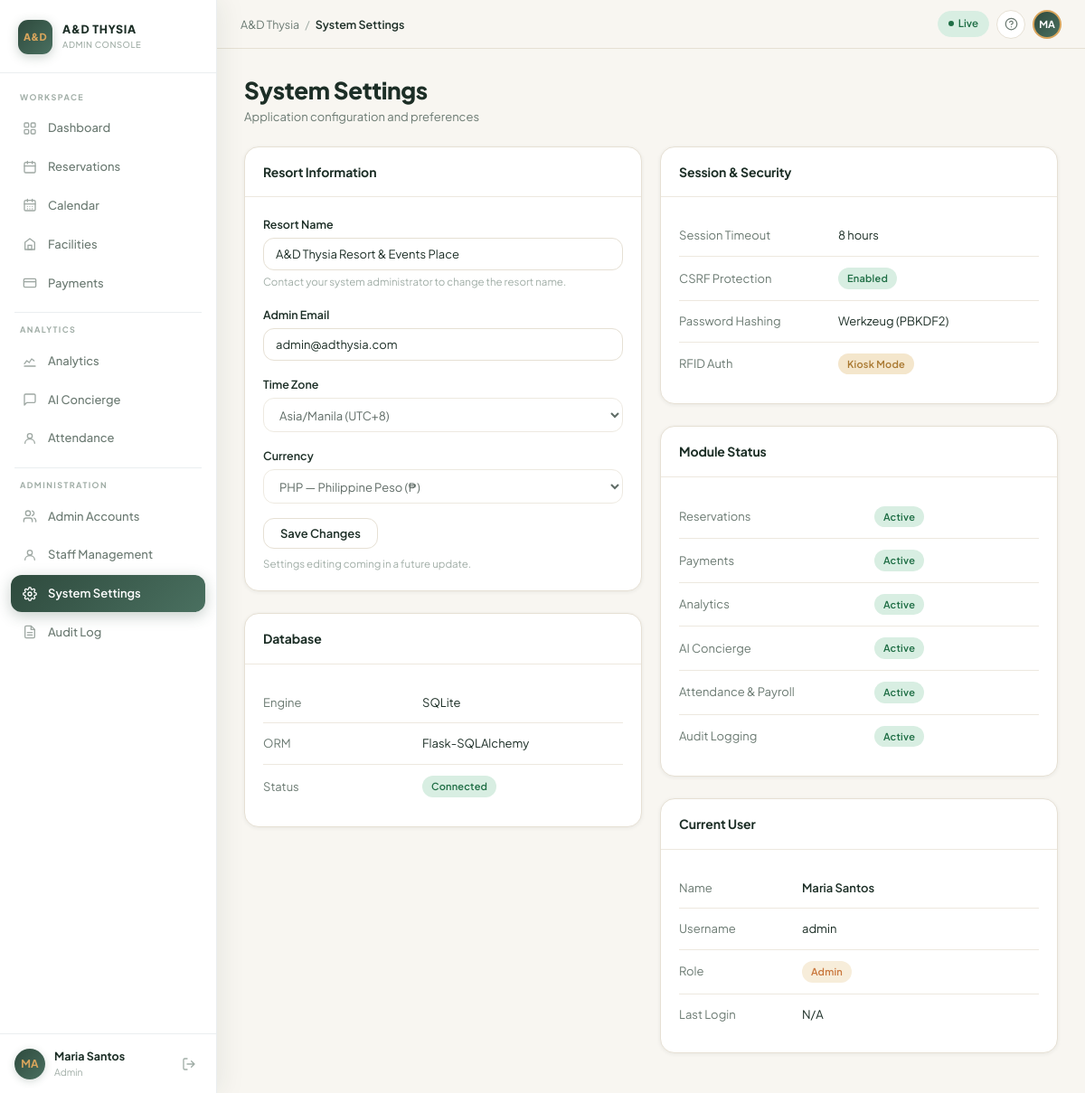
Screenshot of /system/settings (signed in) with the database file from the repository.
### app/models.py (models this page shows, shortened)
class Account(UserMixin, db.Model):
    __tablename__ = 'accounts'
    id = db.Column(db.Integer, primary_key=True)
    username = db.Column(db.String(64), unique=True, nullable=False)
    email = db.Column(db.String(120), unique=True, nullable=False)
    password_hash = db.Column(db.String(256), nullable=False)
    first_name = db.Column(db.String(64), nullable=False)
    last_name = db.Column(db.String(64), nullable=False)
    role = db.Column(db.String(32), nullable=False, default='admin')  # admin, super_admin, staff, guest
    rfid_tag = db.Column(db.String(64), unique=True, nullable=True)
    status = db.Column(db.String(16), default='active')  # active, disabled
    created_at = db.Column(db.DateTime, default=datetime.utcnow)
    last_login = db.Column(db.DateTime, nullable=True)
    staff_profile = db.relationship(
        'Staff', backref='account', uselist=False,
        foreign_keys='Staff.account_id'
    )
    guest_profile = db.relationship(
        'Guest', backref='account', uselist=False,
        foreign_keys='Guest.account_id'
    )
    @property
    def full_name(self):
        return f"{self.first_name} {self.last_name}"
    @property
    def is_admin(self):
        return self.role in ('admin', 'super_admin')

### app/blueprints/system/routes.py (the view)
@system_bp.route('/settings')
@login_required
@super_admin_required
def settings():
    return render_template('system/settings.html')

### app/templates/system/settings.html (shortened to what this page needs)
{% extends "base.html" %}
{% block breadcrumb %}System Settings{% endblock %}
{% block content %}
<div class="page-header">
    <div class="page-header-left">
        <h1 class="page-title">System Settings</h1>
        <p class="page-subtitle">Application configuration and preferences</p>
    </div>
</div>
<div class="grid-2">
    <div>
        <div class="card mb-24">
            <div class="card-header"><span class="card-title">Resort Information</span></div>
            <div class="card-body">
                <div class="form-group">
                    <label class="form-label">Resort Name</label>
                    <input type="text" class="form-input" value="A&amp;D Thysia Resort &amp; Events Place" readonly>
                    <p class="form-hint">Contact your system administrator to change the resort name.</p>
                </div>
                <div class="form-group">
                    <label class="form-label">Admin Email</label>
                    <input type="email" class="form-input" value="{{ current_user.email }}" readonly>
                </div>
                <div class="form-group">
                    <label class="form-label">Time Zone</label>
                    <select class="form-select" disabled>
                        <option>Asia/Manila (UTC+8)</option>
                    </select>
                </div>
                <div class="form-group">
                    <label class="form-label">Currency</label>
                    <select class="form-select" disabled>
                        <option>PHP — Philippine Peso (₱)</option>
                    </select>
                </div>
                <button class="btn btn-secondary" disabled>Save Changes</button>
                <p class="form-hint mt-8">Settings editing coming in a future update.</p>
            </div>
        </div>
        <div class="card">
            <div class="card-header"><span class="card-title">Database</span></div>
            <div class="card-body">
                <table style="width:100%;">
                    <tbody>
                        <tr><td class="text-secondary" style="padding:7px 0;width:160px;">Engine</td><td>SQLite</td></tr>
                        <tr><td class="text-secondary" style="padding:7px 0;">ORM</td><td>Flask-SQLAlchemy</td></tr>
                        <tr><td class="text-secondary" style="padding:7px 0;">Status</td><td><span class="badge badge-confirmed">Connected</span></td></tr>
                    </tbody>
                </table>
            </div>
        </div>
    </div>
    <div>
        <div class="card mb-24">
            <div class="card-header"><span class="card-title">Session &amp; Security</span></div>
            <div class="card-body">
                <table style="width:100%;">
                    <tbody>
                        <tr><td class="text-secondary" style="padding:7px 0;width:160px;">Session Timeout</td><td>8 hours</td></tr>
                        <tr><td class="text-secondary" style="padding:7px 0;">CSRF Protection</td><td><span class="badge badge-confirmed">Enabled</span></td></tr>
                        <tr><td class="text-secondary" style="padding:7px 0;">Password Hashing</td><td>Werkzeug (PBKDF2)</td></tr>
                        <tr><td class="text-secondary" style="padding:7px 0;">RFID Auth</td><td><span class="badge badge-pending">Kiosk Mode</span></td></tr>
                    </tbody>
                </table>
            </div>
        </div>
        <div class="card mb-24">
            <div class="card-header"><span class="card-title">Module Status</span></div>
            <div class="card-body">
                <table style="width:100%;">
                    <tbody>
                        <tr><td class="text-secondary" style="padding:7px 0;width:200px;">Reservations</td><td><span class="badge badge-confirmed">Active</span></td></tr>
                        <tr><td class="text-secondary" style="padding:7px 0;">Payments</td><td><span class="badge badge-confirmed">Active</span></td></tr>
                        <tr><td class="text-secondary" style="padding:7px 0;">Analytics</td><td><span class="badge badge-confirmed">Active</span></td></tr>
                        <tr><td class="text-secondary" style="padding:7px 0;">AI Concierge</td><td><span class="badge badge-confirmed">Active</span></td></tr>
                        <tr><td class="text-secondary" style="padding:7px 0;">Attendance &amp; Payroll</td><td><span class="badge badge-confirmed">Active</span></td></tr>
                        <tr><td class="text-secondary" style="padding:7px 0;">Audit Logging</td><td><span class="badge badge-confirmed">Active</span></td></tr>
                    </tbody>
                </table>
            </div>
        </div>
        <div class="card">
            <div class="card-header"><span class="card-title">Current User</span></div>
            <div class="card-body">
                <table style="width:100%;">
                    <tbody>
                        <tr><td class="text-secondary" style="padding:7px 0;width:120px;">Name</td><td class="font-semibold">{{ current_user.full_name }}</td></tr>
                        <tr><td class="text-secondary" style="padding:7px 0;">Username</td><td>{{ current_user.username }}</td></tr>
                        <tr><td class="text-secondary" style="padding:7px 0;">Role</td><td><span class="badge badge-gold">{{ current_user.role.replace('_', ' ').title() }}</span></td></tr>
                        <tr><td class="text-secondary" style="padding:7px 0;">Last Login</td><td>{{ current_user.last_login.strftime('%b %d, %Y %H:%M') if current_user.last_login else 'N/A' }}</td></tr>
                    </tbody>
                </table>
            </div>
        </div>
    </div>
</div>
{% endblock %}

### app/templates/base.html (shortened to what this page needs)
<!DOCTYPE html>
<html lang="en">
<head>
    <link rel="stylesheet" href="{{ url_for('static', filename='css/main.css') }}">
</head>
<body>
{% if current_user.is_authenticated %}
<aside class="sidebar" id="sidebar">
    <div class="sidebar-logo">
        <div class="logo-chip">A&amp;D</div>
        <div class="logo-text">
            <span class="logo-title">A&amp;D THYSIA</span>
            <span class="logo-sub">Admin Console</span>
        </div>
    </div>
    <nav class="sidebar-nav">
        <div class="nav-section-label">Workspace</div>
        <ul class="nav-list">
            <li>
                <a href="{{ url_for('admin.overview') }}"
                   class="nav-item {% if request.endpoint == 'admin.overview' %}active{% endif %}">
                    <span class="nav-icon">
                    </span>
                    Dashboard
                </a>
            </li>
            <li>
                <a href="{{ url_for('reservations.index') }}"
                   class="nav-item {% if request.blueprint == 'reservations' %}active{% endif %}">
                    <span class="nav-icon">
                        <svg width="16" height="16" fill="none" viewBox="0 0 24 24">
                            <rect x="3" y="4" width="18" height="17" rx="2" stroke="currentColor" stroke-width="2"/>
                            <path d="M16 2v4M8 2v4M3 10h18" stroke="currentColor" stroke-width="2" stroke-linecap="round"/>
                        </svg>
                    </span>
                    Reservations
                </a>
            </li>
            <li>
                <a href="{{ url_for('admin.calendar') }}"
                   class="nav-item {% if request.endpoint == 'admin.calendar' %}active{% endif %}">
                    <span class="nav-icon">
                    </span>
                    Calendar
                </a>
            </li>
            <li>
                <a href="{{ url_for('facilities.index') }}"
                   class="nav-item {% if request.blueprint == 'facilities' %}active{% endif %}">
                    <span class="nav-icon">
                        <svg width="16" height="16" fill="none" viewBox="0 0 24 24">
                            <path d="M12 3L4 9v12h16V9L12 3z" stroke="currentColor" stroke-width="2" stroke-linejoin="round"/>
                            <rect x="9" y="14" width="6" height="7" stroke="currentColor" stroke-width="2"/>
                        </svg>
                    </span>
                    Facilities
                </a>
            </li>
            <li>
                <a href="{{ url_for('payments.index') }}"
                   class="nav-item {% if request.blueprint == 'payments' %}active{% endif %}">
                    <span class="nav-icon">
                        <svg width="16" height="16" fill="none" viewBox="0 0 24 24">
                            <rect x="2" y="5" width="20" height="14" rx="2" stroke="currentColor" stroke-width="2"/>
                            <path d="M2 10h20" stroke="currentColor" stroke-width="2"/>
                        </svg>
                    </span>
                    Payments
                </a>
            </li>
        </ul>
        <div class="nav-divider"></div>
        <div class="nav-section-label">Analytics</div>
        <ul class="nav-list">
            <li>
                <a href="{{ url_for('analytics.index') }}"
                   class="nav-item {% if request.blueprint == 'analytics' %}active{% endif %}">
                    <span class="nav-icon">
                        <svg width="16" height="16" fill="none" viewBox="0 0 24 24">
                            <path d="M3 17l4-5 4 3 4-6 4 3" stroke="currentColor" stroke-width="2" stroke-linecap="round" stroke-linejoin="round"/>
                            <path d="M3 21h18" stroke="currentColor" stroke-width="2" stroke-linecap="round"/>
                        </svg>
                    </span>
                    Analytics
                </a>
            </li>
            <li>
                <a href="{{ url_for('ai_concierge.index') }}"
                   class="nav-item {% if request.blueprint == 'ai_concierge' %}active{% endif %}">
                    <span class="nav-icon">
                        <svg width="16" height="16" fill="none" viewBox="0 0 24 24">
                            <path d="M21 15a2 2 0 01-2 2H7l-4 4V5a2 2 0 012-2h14a2 2 0 012 2z" stroke="currentColor" stroke-width="2" stroke-linejoin="round"/>
                        </svg>
                    </span>
                    AI Concierge
                </a>
            </li>
            <li>
                <a href="{{ url_for('attendance_payroll.index') }}"
                   class="nav-item {% if request.blueprint == 'attendance_payroll' %}active{% endif %}">
                    <span class="nav-icon">
                        <svg width="16" height="16" fill="none" viewBox="0 0 24 24">
                            <circle cx="12" cy="8" r="4" stroke="currentColor" stroke-width="2"/>
                            <path d="M4 20c0-4 3.6-7 8-7s8 3 8 7" stroke="currentColor" stroke-width="2" stroke-linecap="round"/>
                        </svg>
                    </span>
                    Attendance
                </a>
            </li>
        </ul>
        {% if current_user.is_admin %}
        <div class="nav-divider"></div>
        <div class="nav-section-label">Administration</div>
        <ul class="nav-list">
            <li>
                <a href="{{ url_for('accounts.index', tab='admins') }}"
                   class="nav-item {% if request.blueprint == 'accounts' and request.args.get('tab') != 'staff' and request.args.get('tab') != 'guests' %}active{% endif %}">
                    <span class="nav-icon">
                    </span>
                    Admin Accounts
                </a>
            </li>
            <li>
                <a href="{{ url_for('accounts.index', tab='staff') }}"
                   class="nav-item {% if request.blueprint == 'accounts' and request.args.get('tab') == 'staff' %}active{% endif %}">
                    <span class="nav-icon">
                        <svg width="16" height="16" fill="none" viewBox="0 0 24 24">
                            <circle cx="12" cy="8" r="4" stroke="currentColor" stroke-width="2"/>
                            <path d="M4 20c0-4 3.6-7 8-7s8 3 8 7" stroke="currentColor" stroke-width="2" stroke-linecap="round"/>
                        </svg>
                    </span>
                    Staff Management
                </a>
            </li>
            <li>
                <a href="{{ url_for('system.settings') }}"
                   class="nav-item {% if request.endpoint == 'system.settings' %}active{% endif %}">
                    <span class="nav-icon">
                    </span>
                    System Settings
                </a>
            </li>
            <li>
                <a href="{{ url_for('system.audit_log') }}"
                   class="nav-item {% if request.endpoint == 'system.audit_log' %}active{% endif %}">
                    <span class="nav-icon">
                    </span>
                    Audit Log
                </a>
            </li>
        </ul>
        {% endif %}
    </nav>
    <div class="sidebar-user">
        <div class="user-avatar">{{ current_user.full_name[:2].upper() }}</div>
        <div class="user-info">
            <span class="user-name">{{ current_user.full_name }}</span>
            <span class="user-role">{{ current_user.role.replace('_', ' ').title() }}</span>
        </div>
        <a href="{{ url_for('auth.logout') }}" class="user-menu-btn" title="Sign out"
           onclick="return confirm('Are you sure you want to sign out?')"
           style="text-decoration:none;">
            <svg width="16" height="16" fill="none" viewBox="0 0 24 24">
                <path d="M9 21H5a2 2 0 01-2-2V5a2 2 0 012-2h4M16 17l5-5-5-5M21 12H9"
                      stroke="currentColor" stroke-width="2" stroke-linecap="round" stroke-linejoin="round"/>
            </svg>
        </a>
    </div>
</aside>
<div class="main-wrapper">
    <header class="topbar">
        <div class="topbar-left">
            <nav class="breadcrumb" aria-label="Breadcrumb">
                <a href="{{ url_for('admin.overview') }}" class="breadcrumb-home">A&amp;D Thysia</a>
                <span class="breadcrumb-sep">/</span>
                <span class="breadcrumb-current">{% block breadcrumb %}Overview{% endblock %}</span>
            </nav>
        </div>
        <div class="topbar-right">
            <span class="live-pill">
                <span class="live-dot"></span> Live
            </span>
            <button class="topbar-icon-btn" title="Help" aria-label="Help">
                <svg width="15" height="15" fill="none" viewBox="0 0 24 24">
                    <circle cx="12" cy="12" r="10" stroke="currentColor" stroke-width="2"/>
                    <path d="M9 9a3 3 0 015.83 1c0 2-3 3-3 3" stroke="currentColor" stroke-width="2" stroke-linecap="round"/>
                    <circle cx="12" cy="17" r="1" fill="currentColor"/>
                </svg>
            </button>
            <div class="topbar-avatar">{{ current_user.full_name[:2].upper() }}</div>
        </div>
    </header>
    <main class="main-content">
        {% block content %}{% endblock %}
    </main>
</div>
{% else %}
{% block auth_content %}{% endblock %}
{% endif %}
</body>
</html>

### rows the page displays
Account: first_name+last_name "MA", full_name "Maria Santos", role.replace "Admin", email "admin@adthysia.com", username "admin", last_login "N/A"
